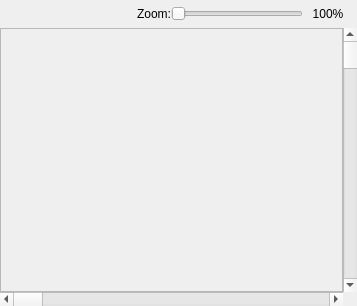
<?xml version="1.0" encoding="UTF-8"?>
<ui version="4.0">
 <class>ExecutionVisualizerDialog</class>
 <widget class="QDialog" name="ExecutionVisualizerDialog">
  <property name="geometry">
   <rect>
    <x>0</x>
    <y>0</y>
    <width>357</width>
    <height>306</height>
   </rect>
  </property>
  <property name="sizePolicy">
   <sizepolicy hsizetype="MinimumExpanding" vsizetype="Preferred">
    <horstretch>0</horstretch>
    <verstretch>0</verstretch>
   </sizepolicy>
  </property>
  <property name="windowTitle">
   <string>Dialog</string>
  </property>
  <layout class="QGridLayout" name="gridLayout">
   <property name="margin">
    <number>0</number>
   </property>
   <property name="spacing">
    <number>0</number>
   </property>
   <item row="0" column="0" colspan="2">
    <layout class="QHBoxLayout" name="horizontalLayout">
     <property name="margin">
      <number>4</number>
     </property>
     <item>
      <spacer name="horizontalSpacer">
       <property name="orientation">
        <enum>Qt::Horizontal</enum>
       </property>
       <property name="sizeHint" stdset="0">
        <size>
         <width>40</width>
         <height>20</height>
        </size>
       </property>
      </spacer>
     </item>
     <item>
      <widget class="QLabel" name="label_2">
       <property name="text">
        <string>Zoom:</string>
       </property>
      </widget>
     </item>
     <item>
      <widget class="QSlider" name="zoomSlider">
       <property name="minimum">
        <number>100</number>
       </property>
       <property name="maximum">
        <number>10000</number>
       </property>
       <property name="pageStep">
        <number>100</number>
       </property>
       <property name="orientation">
        <enum>Qt::Horizontal</enum>
       </property>
       <property name="invertedAppearance">
        <bool>false</bool>
       </property>
       <property name="invertedControls">
        <bool>false</bool>
       </property>
      </widget>
     </item>
     <item>
      <widget class="QLabel" name="zoomValueLabel">
       <property name="sizePolicy">
        <sizepolicy hsizetype="Fixed" vsizetype="Preferred">
         <horstretch>0</horstretch>
         <verstretch>0</verstretch>
        </sizepolicy>
       </property>
       <property name="minimumSize">
        <size>
         <width>50</width>
         <height>0</height>
        </size>
       </property>
       <property name="maximumSize">
        <size>
         <width>50</width>
         <height>16777215</height>
        </size>
       </property>
       <property name="text">
        <string>100%</string>
       </property>
       <property name="alignment">
        <set>Qt::AlignCenter</set>
       </property>
      </widget>
     </item>
    </layout>
   </item>
   <item row="1" column="0">
    <widget class="QFrame" name="frame">
     <property name="sizePolicy">
      <sizepolicy hsizetype="MinimumExpanding" vsizetype="MinimumExpanding">
       <horstretch>0</horstretch>
       <verstretch>0</verstretch>
      </sizepolicy>
     </property>
     <property name="frameShape">
      <enum>QFrame::StyledPanel</enum>
     </property>
     <property name="frameShadow">
      <enum>QFrame::Sunken</enum>
     </property>
     <layout class="QGridLayout" name="gridLayout_2">
      <property name="margin">
       <number>0</number>
      </property>
      <property name="spacing">
       <number>0</number>
      </property>
     </layout>
    </widget>
   </item>
   <item row="3" column="0">
    <widget class="QScrollBar" name="horizontalScrollBar">
     <property name="orientation">
      <enum>Qt::Horizontal</enum>
     </property>
    </widget>
   </item>
   <item row="1" column="1">
    <widget class="QScrollBar" name="verticalScrollBar">
     <property name="orientation">
      <enum>Qt::Vertical</enum>
     </property>
    </widget>
   </item>
  </layout>
 </widget>
 <resources/>
 <connections/>
</ui>
